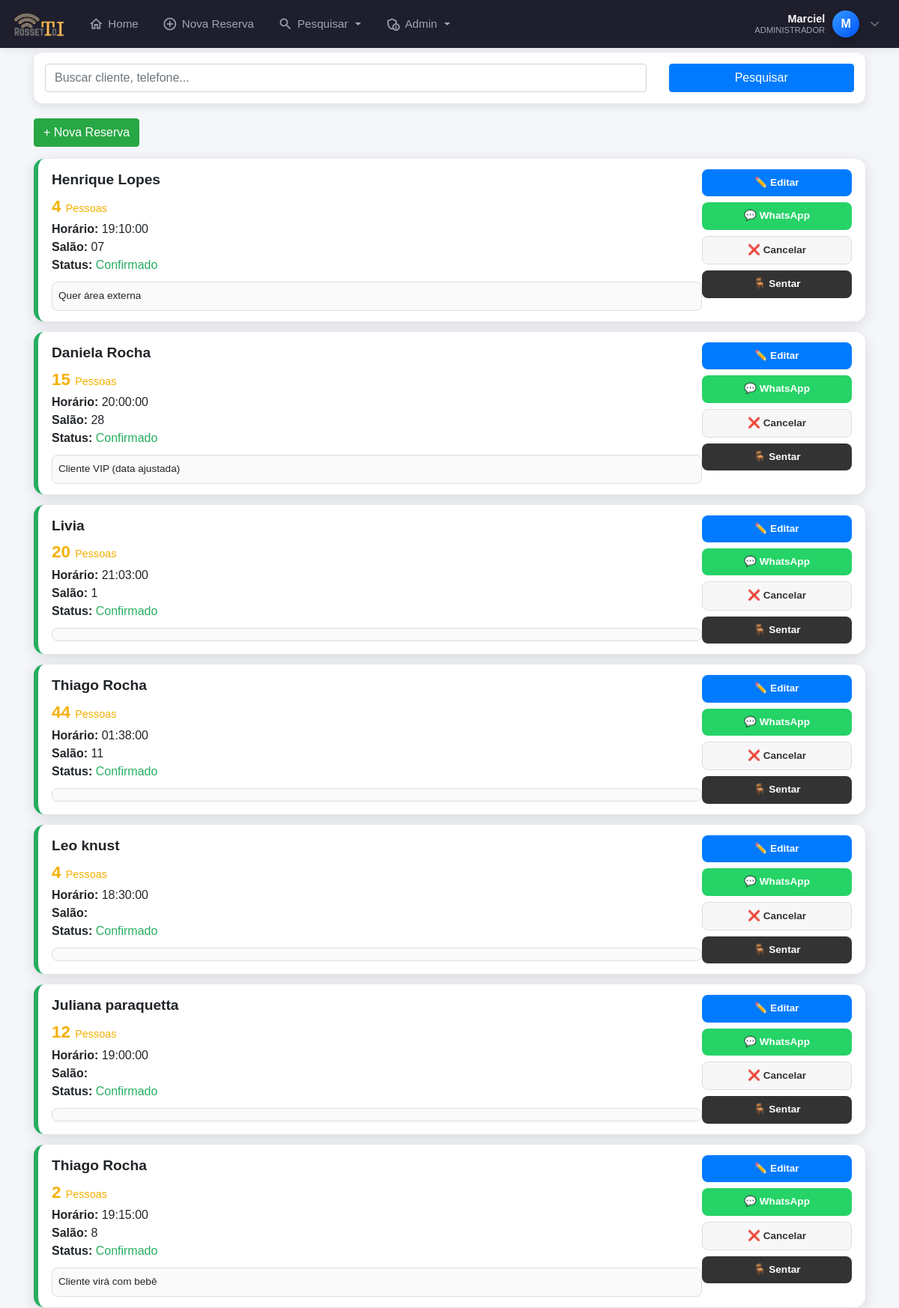
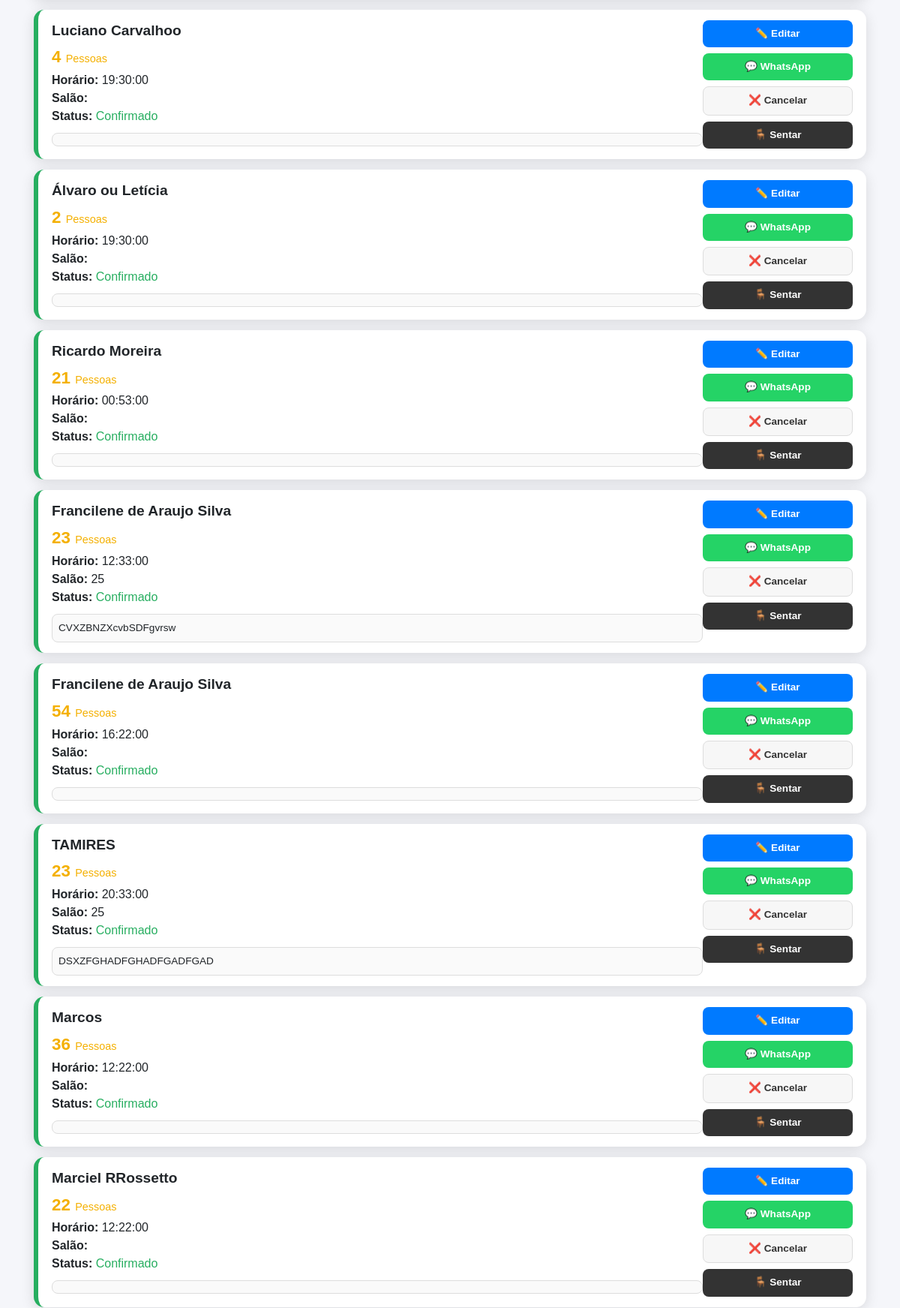
Screenshot of /pesquisar_tudo.php (signed in, upper part) with the database file from the repository (2 pictures, top to bottom).
### tables this page shows
CREATE TABLE `clientes` (
  `id` int(11) NOT NULL AUTO_INCREMENT,
  `nome` varchar(100) NOT NULL,
  `data` date NOT NULL,
  `num_pessoas` int(11) NOT NULL,
  `horario` time NOT NULL,
  `telefone` varchar(255) DEFAULT NULL,
  `telefone2` varchar(255) DEFAULT NULL,
  `tipo_evento` varchar(50) NOT NULL,
  `forma_pagamento` varchar(50) NOT NULL,
  `valor_rodizio` int(11) DEFAULT NULL,
  `num_mesa` varchar(255) DEFAULT NULL,
  `observacoes` varchar(300) NOT NULL,
  `obsCliente` varchar(255) DEFAULT NULL,
  `data_emissao` datetime NOT NULL DEFAULT current_timestamp(),
  `status` tinyint(1) DEFAULT 1,
  `confirmado` tinyint(1) DEFAULT 0,
  `usuario_id` int(11) DEFAULT NULL,
  `motivo_cancelamento` varchar(255) DEFAULT NULL,
  PRIMARY KEY (`id`)
);

### pesquisar_tudo.php (the view, shortened to what this page needs)
<?php
require 'config.php';
require 'cabecalho.php';
?>
<div class="container">
    <div class="search-card">
        <form method="POST" class="row">
            <div class="col-9">
                <input class="form-control" name="filtro_pesquisar" required type="text"
                       placeholder="Buscar cliente, telefone...">
            </div>
            <div class="col-3">
                <button class="btn btn-primary w-100">Pesquisar</button>
            </div>
        </form>
    </div>
    <a href="adicionar_reserva.php" class="btn btn-success mb-3">
        + Nova Reserva
    </a>
<?php
$filtro = isset($_POST['filtro_pesquisar']) ? $_POST['filtro_pesquisar'] : "";
$sql = $pdo->query("
    SELECT * FROM clientes
    WHERE (nome LIKE '%$filtro%' OR telefone LIKE '%$filtro%' OR telefone2 LIKE '%$filtro%')
    AND status != 0
    ORDER BY data ASC, horario ASC
");
if ($sql->rowCount() > 0) {
    foreach ($sql->fetchAll() as $c) {
        $cor = "borda-cinza";
        $statusTexto = "Novo";
        if ($c["status"] == 1) {
            $cor = "borda-verde";
            $statusTexto = "Confirmado";
        } elseif ($c["status"] == 2) {
            $cor = "borda-amarela";
            $statusTexto = "Novo";
        } elseif ($c["status"] == 0) {
            $cor = "borda-vermelha";
            $statusTexto = "Cancelado";
        }
        $telefone = preg_replace('/\D/', '', $c['telefone']);
        $mensagem = "Olá "
                    . ucfirst(strtolower($c['nome']))
                    . "! Confirmando sua reserva para "
                    . $c['num_pessoas'] . " pessoas no dia "
                    . date("d/m/Y", strtotime($c['data']))
                    . " às " . $c['horario'] . ".";
        $link_whats = "https://wa.me/55$telefone?text=" . urlencode($mensagem);
?>
    <div class="reserva-card <?= $cor ?>">
        <div class="reserva-info">
            <div class="reserva-nome"><?= htmlspecialchars($c['nome']) ?></div>
            <div class="reserva-pessoas" style="color:#f4b000;">
                <?= $c['num_pessoas'] ?> <span style="font-size:0.9rem;font-weight:400;">Pessoas</span>
            </div>
            <div><strong>Horário:</strong> <?= $c['horario'] ?></div>
            <div><strong>Salão:</strong> <?= $c['num_mesa'] ?></div>
            <div><strong>Status:</strong>
                <span class="
                    <?= $c['status']==1?'status-confirmado':'' ?>
                    <?= $c['status']==2?'status-novo':'' ?>
                    <?= $c['status']==0?'status-cancelado':'' ?>
                ">
                    <?= $statusTexto ?>
                </span>
            </div>
            <div class="obs-box">
                <?= nl2br(htmlspecialchars($c['observacoes'])) ?>
            </div>
        </div>
        <div class="acoes">
            <a class="btn-modern btn-editar" href="editar_reserva.php?id=<?= $c['id'] ?>">
                ✏️ Editar
            </a>
            <a class="btn-modern btn-whats" target="_blank" href="<?= $link_whats ?>">
                💬 WhatsApp
            </a>
            <a class="btn-modern btn-cancelar" href="excluir_reserva.php?id=<?= $c['id'] ?>"
               onclick="return confirm('Excluir esta reserva?')">
                ❌ Cancelar
            </a>
            <a class="btn-modern btn-sentar" href="obsCliente.php?id=<?= $c['id'] ?>">
                🪑 Sentar
            </a>
        </div>
    </div>
<?php }} ?>
</div>

### cabecalho.php (shortened to what this page needs)
<?php
require 'config.php';
$nome_usuario = "Visitante";
$status = null;
$letra_avatar = "U";
if (isset($_SESSION['mmnlogin'])) {
    $user_id = $_SESSION['mmnlogin'];
    try {
        $sql = $pdo->prepare("SELECT nome, status, email FROM login WHERE id = :id");
        $sql->bindValue(':id', $user_id);
        $sql->execute();
        if ($sql->rowCount() > 0) {
            $usuario = $sql->fetch(PDO::FETCH_ASSOC);
            $nome_completo = ucwords(strtolower($usuario['nome']));
            $partes_nome = explode(' ', $nome_completo);
            $nome_usuario = $partes_nome[0];
            $status = $usuario['status'];
            $letra_avatar = strtoupper(substr($nome_usuario, 0, 1));
        }
    } catch (PDOException $e) {
    }
}
?>
<!DOCTYPE html>
<html lang="pt-br">
<head>
    <link rel="stylesheet" href="https://cdn.jsdelivr.net/npm/bootstrap@4.6.2/dist/css/bootstrap.min.css">
    <link rel="stylesheet" href="https://cdnjs.cloudflare.com/ajax/libs/font-awesome/6.5.0/css/all.min.css">
</head>
<body>
<nav class="navbar navbar-expand-lg navbar-dark fixed-top navbar-custom">
    <a class="navbar-brand mr-auto" href="index.php">
        <img src="./rossetto28.png" alt="Logo">
    </a>
    <div class="collapse navbar-collapse" id="menuPrincipal">
        <ul class="navbar-nav mr-auto ml-3">
            <li class="nav-item">
                <a class="nav-link" href="index.php">
                    <i class="material-icons-outlined">home</i> Home
                </a>
            </li>
            <li class="nav-item">
                <a class="nav-link" href="adicionar_reserva.php">
                    <i class="material-icons-outlined">add_circle_outline</i> Nova Reserva
                </a>
            </li>
            <li class="nav-item dropdown">
                <a class="nav-link dropdown-toggle" href="#" id="dropPesquisa" data-toggle="dropdown" aria-haspopup="true" aria-expanded="false">
                    <i class="material-icons-outlined">search</i> Pesquisar
                </a>
            </li>
            <?php if ($status == 1): ?>
            <li class="nav-item dropdown">
                <a class="nav-link dropdown-toggle" href="#" id="dropAdmin" data-toggle="dropdown" aria-haspopup="true" aria-expanded="false">
                    <i class="material-icons-outlined">admin_panel_settings</i> Admin
                </a>
            </li>
            <?php endif; ?>
        </ul>
        <ul class="navbar-nav d-none d-lg-flex align-items-center">
            <li class="nav-item dropdown">
                <div class="user-profile-widget" data-toggle="dropdown" aria-haspopup="true" aria-expanded="false">
                    <div class="user-info text-right">
                        <span class="user-name"><?= htmlspecialchars($nome_usuario) ?></span>
                        <span class="user-role"><?= ($status == 1) ? 'Administrador' : 'Colaborador' ?></span>
                    </div>
                    <div class="user-avatar">
                        <?= $letra_avatar ?>
                    </div>
                    <i class="fas fa-chevron-down text-muted ml-1" style="font-size: 0.8rem;"></i>
                </div>
            </li>
        </ul>
    </div>
</nav>
</body>
</html>

### cabecalho.php (style rules this page uses)
:root { --primary-bg: #1e1e2d; --active-color: #3699ff; --text-color: #a2a3b7; --text-hover: #ffffff; }
body { padding-top: 70px; background-color: #f5f8fa; }
.navbar-custom { background-color: var(--primary-bg); box-shadow: 0 0 15px rgba(0,0,0,0.1); padding: 0.5rem 1rem; }
.navbar-brand img { height: 35px; transition: transform 0.2s; }
.navbar-dark .navbar-nav .nav-link { color: var(--text-color); font-weight: 500; font-size: 0.95rem; display: flex; align-items: center; gap: 6px; padding: 0.8rem 1rem; border-radius: 6px; transition: all 0.2s ease; }
.material-icons-outlined { font-size: 20px; }
.user-profile-widget { cursor: pointer; padding: 5px 10px; border-radius: 50px; transition: background 0.2s; display: flex; align-items: center; gap: 10px; }
.user-avatar { width: 36px; height: 36px; background: linear-gradient(135deg, #3699ff, #0055ff); color: white; border-radius: 50%; display: flex; align-items: center; justify-content: center; font-weight: 700; font-size: 16px; box-shadow: 0 3px 6px rgba(0,0,0,0.2); }
.user-info { display: flex; flex-direction: column; line-height: 1.1; }
.user-name { color: white; font-weight: 600; font-size: 0.9rem; }
.user-role { color: var(--text-color); font-size: 0.7rem; text-transform: uppercase; }

### pesquisar_tudo.php (style rules this page uses)
body { background:#f5f6fa; font-family: "Poppins", sans-serif; }
.search-card { background:white; padding:15px; border-radius:12px; box-shadow:0 4px 14px rgba(0,0,0,0.1); margin-bottom:20px; }
.reserva-card { background:white; margin-bottom:14px; border-radius:14px; padding:14px 18px; display:flex; border-left:6px solid #ccc; box-shadow:0 4px 18px rgba(0,0,0,0.12); }
.reserva-info { flex:1; }
.reserva-nome { font-weight:600; font-size:1.2rem; margin-bottom:4px; }
.reserva-pessoas { font-size:1.4rem; font-weight:700; margin-bottom:2px; }
.status-confirmado { color:#27ae60; }
.obs-box { margin-top:10px; background:#fafafa; border:1px solid #ddd; padding:8px; border-radius:8px; font-size:.85rem; }
.acoes { width:200px; display:flex; flex-direction:column; gap:8px; }
.btn-modern { padding:8px; border:none; border-radius:8px; font-size:.85rem; font-weight:600; width:100%; display:flex; align-items:center; justify-content:center; gap:6px; cursor:pointer; }
.btn-cancelar { background:#f7f7f7; color:#333; border:1px solid #ddd; }
.btn-whats { background:#25D366; color:white; }
.btn-editar { background:#007aff; color:white; }
.btn-sentar { background:#333; color:white; }
.borda-verde { border-left-color:#27ae60 !important; }

### rows the page displays
clientes: nome "Henrique Lopes", num_pessoas "4", horario "19:10:00", num_mesa "07", status "Confirmado", observacoes "Quer área externa"
clientes: nome "Daniela Rocha", num_pessoas "15", horario "20:00:00", num_mesa "28", status "Confirmado", observacoes "Cliente VIP (data ajustada)"
clientes: nome "Livia", num_pessoas "20", horario "21:03:00", num_mesa "1", status "Confirmado"
clientes: nome "Thiago Rocha", num_pessoas "44", horario "01:38:00", num_mesa "11", status "Confirmado"
clientes: nome "Leo knust", num_pessoas "4", horario "18:30:00", status "Confirmado"
clientes: nome "Juliana paraquetta", num_pessoas "12", horario "19:00:00", status "Confirmado"
clientes: nome "Thiago Rocha", num_pessoas "2", horario "19:15:00", num_mesa "8", status "Confirmado", observacoes "Cliente virá com bebê"
clientes: nome "Luciano Carvalhoo", num_pessoas "4", horario "19:30:00", status "Confirmado"
clientes: nome "Álvaro ou Letícia", num_pessoas "2", horario "19:30:00", status "Confirmado"
clientes: nome "Ricardo Moreira", num_pessoas "21", horario "00:53:00", status "Confirmado"
clientes: nome "Francilene de Araujo Silva", num_pessoas "23", horario "12:33:00", num_mesa "25", status "Confirmado", observacoes "CVXZBNZXcvbSDFgvrsw"
clientes: nome "Francilene de Araujo Silva", num_pessoas "54", horario "16:22:00", status "Confirmado"
clientes: nome "TAMIRES", num_pessoas "23", horario "20:33:00", num_mesa "25", status "Confirmado", observacoes "DSXZFGHADFGHADFGADFGAD"
clientes: nome "Marcos", num_pessoas "36", horario "12:22:00", status "Confirmado"
clientes: nome "Marciel RRossetto", num_pessoas "22", horario "12:22:00", status "Confirmado"

### other values shown
$nome_usuario "Marciel"
$letra_avatar "M"
